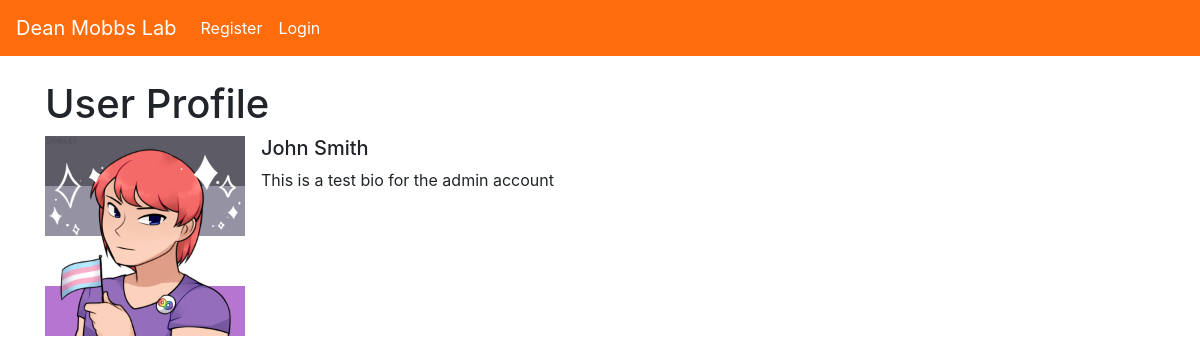
Page /accounts/1/profile on the committed database.
### Posts/models.py (models this page shows, shortened)
class UserProfile(models.Model):
    user = models.OneToOneField(User, null=True, on_delete=models.CASCADE)
    bio = models.TextField()
    profile_picture = models.ImageField(null=True, blank=True, upload_to="images/profile")

### accounts/views.py (the view)
# urls.py: path('<int:pk>/profile', ShowProfileView.as_view(), name='show-profile'),
class ShowProfileView(DetailView):
    model = UserProfile
    template_name = 'registration/user_profile.html'
    def get_context_data(self, *args, **kwargs):
        context = super(ShowProfileView, self).get_context_data(*args, **kwargs)
        user = get_object_or_404(UserProfile, id=self.kwargs['pk'])
        context['user'] = user
        return context

### accounts/templates/registration/user_profile.html
{% extends 'base.html' %}
{% load static %}
{% block content %}
<h1>User Profile</h1>
{% if user.profile_picture %}
<div class="media">
    <img src="{{ user.profile_picture.url }}" class="align-self-center mr-3" alt="..."  width=200 height=200>
{% else %}
<div class="media">
    <img src="{% static 'Posts/images/default.png' %}" class="align-self-center mr-3" alt="..."  width=200 height=200>
{% endif %}
    <div class="media-body">
      <h5 class="mt-0">{{ user.user.first_name }} {{ user.user.last_name }}</h5>
      <p>{{ user.bio }}</p>
    </div>
</div>
{% endblock %}

### rows in the picture
UserProfile: profile_picture (picture), user.first_name "John", user.last_name "Smith", bio "This is a test bio for the admin account"
